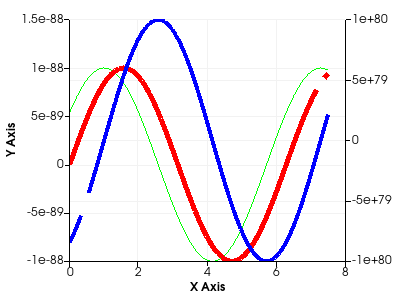

This figure's Python source:
#!/usr/bin/env python
# Demonstrate a line plot with very small double values, NaN, and Inf.

import math

import vtkmodules.vtkInteractionStyle  # noqa: F401
import vtkmodules.vtkRenderingContextOpenGL2  # noqa: F401
import vtkmodules.vtkRenderingOpenGL2  # noqa: F401

from vtkmodules.vtkChartsCore import vtkChartXY
from vtkmodules.vtkCommonCore import vtkDoubleArray
from vtkmodules.vtkCommonDataModel import vtkTable
from vtkmodules.vtkRenderingContext2D import vtkContextActor
from vtkmodules.vtkRenderingCore import (
    vtkRenderWindow,
    vtkRenderWindowInteractor,
    vtkRenderer,
)

# Create a table with some points in it.
table = vtkTable()
arr_x = vtkDoubleArray()
arr_x.SetName("X Axis")
table.AddColumn(arr_x)
arr_c = vtkDoubleArray()
arr_c.SetName("Cosine")
table.AddColumn(arr_c)
arr_s = vtkDoubleArray()
arr_s.SetName("Sine")
table.AddColumn(arr_s)
arr_s2 = vtkDoubleArray()
arr_s2.SetName("Sine2")
table.AddColumn(arr_s2)

num_points = 69
inc = 7.5 / (num_points - 1)
table.SetNumberOfRows(num_points)
for i in range(num_points):
    table.SetValue(i, 0, i * inc)
    table.SetValue(i, 1, 1.0e-80 * math.cos(i * inc - 1.0) * 1.0e-8)
    table.SetValue(i, 2, 1.0e-80 * math.sin(i * inc) * 1.0e-8)
    table.SetValue(i, 3, 1.0e80 * math.sin(i * inc - 1.0))

table.SetValue(66, 2, float("nan"))
table.SetValue(4, 3, float("inf"))

# Set up a chart.
chart = vtkChartXY()

line = chart.AddPlot(vtkChartXY.LINE)
line.SetInputData(table, 0, 1)
line.SetColor(0, 255, 0, 255)
line.SetWidth(1.0)

line = chart.AddPlot(vtkChartXY.LINE)
line.SetInputData(table, 0, 2)
line.SetColor(255, 0, 0, 255)
line.SetWidth(5.0)

line = chart.AddPlot(vtkChartXY.LINE)
line.SetInputData(table, 0, 3)
line.SetColor(0, 0, 255, 255)
line.SetWidth(4.0)
chart.SetPlotCorner(line, 1)

# Context actor and scene wiring.
context_actor = vtkContextActor()
context_actor.GetScene().AddItem(chart)

# Renderer
renderer = vtkRenderer()
renderer.SetBackground(1.0, 1.0, 1.0)
context_actor.GetScene().SetRenderer(renderer)
renderer.AddActor(context_actor)

# Window
render_window = vtkRenderWindow()
render_window.SetSize(400, 300)
render_window.SetMultiSamples(0)
render_window.AddRenderer(renderer)
render_window.SetWindowName("line plot double")

# Interactor
interactor = vtkRenderWindowInteractor()
interactor.SetRenderWindow(render_window)

interactor.Initialize()
interactor.Start()
